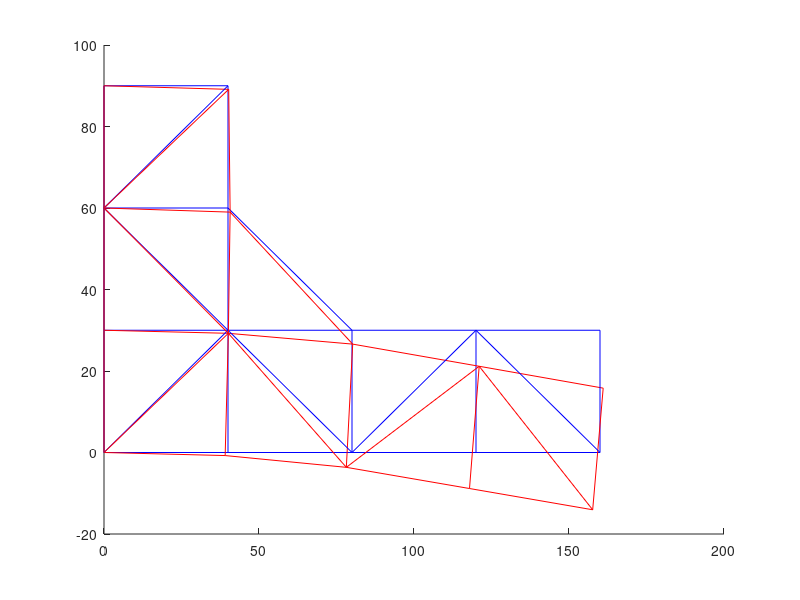

Reproduce this figure in MATLAB.
% --- Initialization
% load data
load elements.txt
load fixed.txt
load force.txt
load mesh.txt

[nelements,~] = size(elements);
[nnodes,~] = size(mesh);

% define Given Vars
Ar = 1;
E = 1e7; 

EA = E*Ar; % calculate commonly used value

% initialize Master stiffness matrix
M = zeros(nnodes*2);

% initialize plot
newplot
hold on

Li = zeros(nelements,1); Ks = Li; % initial lengths and spring constant
for n=1:nelements
    i = elements(n,1); j = elements(n,2);
    nodes = mesh(elements(n,:),:); % [xi, yi; xj, yj]
    
    % --- Disconnection & Localization
    % calculate phi, the angle between global and local coordinate systems
    phi = atan((nodes(2,2)-nodes(1,2))/(nodes(2,1)-nodes(1,1)));%nodes(2,:)-nodes(1,:)
    L = pdist(nodes, "euclidean"); % calculate length
    Li(n) = L;
    % --- Member/element formation
    ks = EA/L; Ks(n) = ks; % spring constant
    Kb = zeros([4,4]); % element stiffness matrix in local coords
    Kb(1,1) = 1; Kb(3,3) = 1; Kb(1,3) = -1; Kb(3,1) = -1;
    Kb = ks * Kb; 
    
    % --- Globalization
    Td = eye(4); Td=Td*cos(phi); % displacement transformation matrix
    Td(1,2)=sin(phi);Td(3,4)=sin(phi); Td(2,1)=-sin(phi); Td(4,3)=-sin(phi);
    Tf = transpose(Td); % force transformation matrix
    
    K = Tf*Kb*Td; %element stiffness matrix in global coords
    
    % --- Merge
    A = zeros(2*nnodes); % augment the stiffness matrix
    yi = 2*i; yj = 2*j; xi = yi-1; xj = yj-1;  
    A(xi,xi)=K(1,1); A(xi,yi)=K(1,2); A(xi,xj)=K(1,3); A(xi,yj)=K(1,4);
    A(yi,xi)=K(2,1); A(yi,yi)=K(2,2); A(yi,xj)=K(2,3); A(yi,yj)=K(2,4);
    A(xj,xi)=K(3,1); A(xj,yi)=K(3,2); A(xj,xj)=K(3,3); A(xj,yj)=K(3,4);
    A(yj,xi)=K(4,1); A(yj,yi)=K(4,2); A(yj,xj)=K(4,3); A(yj,yj)=K(4,4);
    
    M = M + A; % add to master stiffness matrix
end

% --- Apply Boundary Conditions
for n=1:size(fixed,2)
    p1 = fixed(1,n)*2;  % zero out fixed rows/cols and leave 1s on diagonal
    p2 = p1-1;
    M(p1,:) = 0; M(:,p1) = 0; M(p1,p1) = 1;
    M(p2,:) = 0; M(:,p2) = 0; M(p2,p2) = 1;
end

% initialize forces with values from forces.txt
forces = zeros([nnodes*2,1]);
for n=1:size(force,1)
    y = force(n,1)*2; x = y - 1;
    forces(x,:) = force(n,2);
    forces(y,:) = force(n,3);
end

% --- Solve for Displacements & Recover Derived Quantities
U = inv(M)*forces;

D = zeros([size(U,1)/2, 3]); % find max displacement magnitude
for n=1:(size(U,1)/2)
    c = n*2; v = U(c-1:c,:);
    D(n,:)= [transpose(v) norm(v)];
end
[m, index] = max(D(:,3));
fprintf("Max displacement of %f occurs at node %i\n", m, index) % print out max displacement

% --- Show magnified displacement & find max stress
mg = 10 ; % set factor by which to magnify
D = D(:,1:2); Mag = mg*D;

S = zeros([nelements,1]);
for n=1:nelements
    i = elements(n,1); j = elements(n,2);
    
    nodes = mesh(elements(n,:),:); % [xi, yi; xj, yj]
    plot(nodes(:,1),nodes(:,2),'b-') % plot original
    
    show(1,:) = nodes(1,:) + Mag(i,:);
    show(2,:) = nodes(2,:) + Mag(j,:);
    plot(show(:,1),show(:,2),'r-') % plot magnified displacement
    
    nodes(1,:) = nodes(1,:) + D(i,:);
    nodes(2,:) = nodes(2,:) + D(j,:);
    L = pdist(nodes, "euclidean");
    Ax = Ks(n)*(L-Li(n));
    S(n,1) = Ax/Ar; % store stress
end


[m, index] = max(S(:,1));
fprintf("Max stress of %f occurs at element %i", m, index) % print out max displacement
hold off
